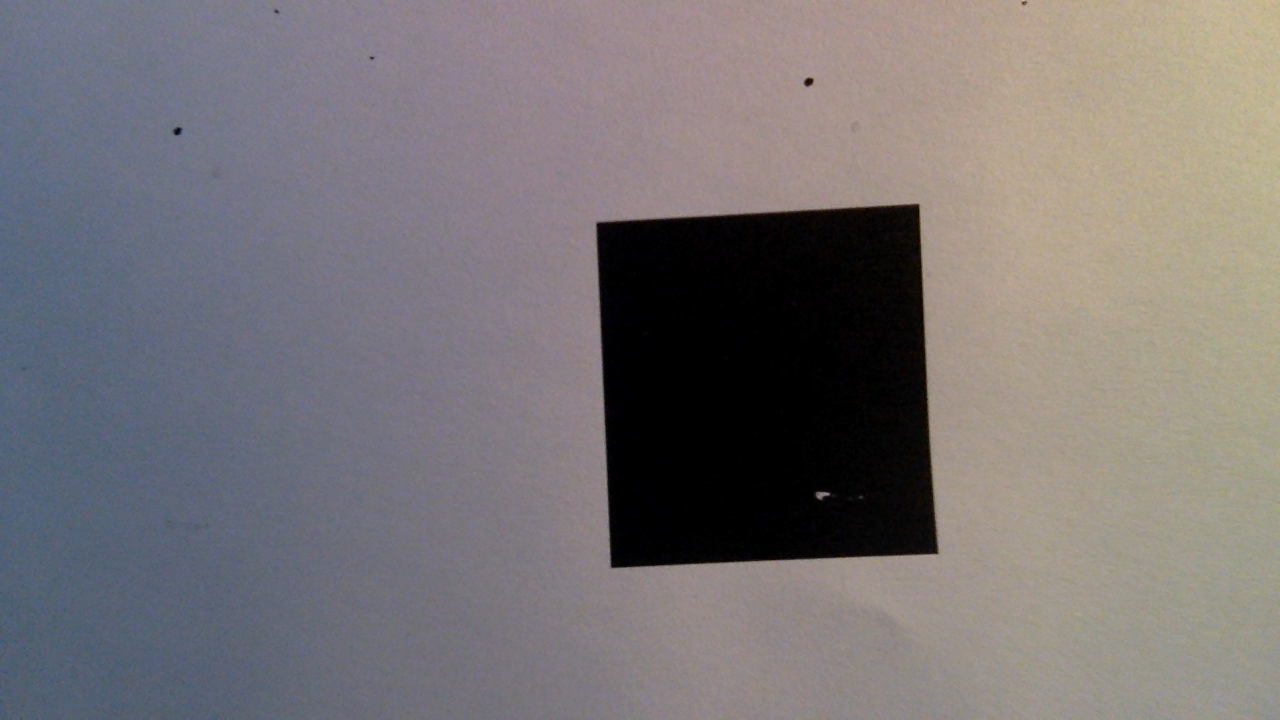
#> input picture src/python/TP1/machine_learning/dataset/images/rectangle/59885270836995.png, 1280 x 720 px; its folder holds only this picture in this run
$ python dataset.py
#> lines starting #> are read from the running program, lines starting #| are printed output that depends on the picture; after the words box and inside, x2 and y2 are one past the last pixel; in counts of white or black regions, pixels touching at a corner belong together
import glob
import math

import cv2
import csv

import random

import numpy
import numpy as np

labels = {
    "rectangle": 1,
    "star": 2,
    "triangle": 3,
}


# Genera los momentos de Hu dado un filename, en este caso particular nuestro filename es igual a nuestro label.
def generate_hu_moments_for_shape(filename, writer):
    pathname = '../dataset/images/{}/*.png'.format(filename)
    for file in glob.glob(pathname):
        moments = hu_moments_from_image(file)
        flat = moments.ravel()
        row = np.append(flat, filename)
        write_hu_moments_row(row, writer)


# Calcula los momentos de Hu en base a una imagen pasada como parametro
def hu_moments_from_image(file):
    image = cv2.imread(file)
#> image is the input picture: shape (720, 1280, 3); mean B, G, R 117.9, 116.3, 121.1
    gray = cv2.cvtColor(image, cv2.COLOR_BGR2GRAY)
    _, thresh = cv2.threshold(gray, 90, 255, cv2.THRESH_BINARY_INV)
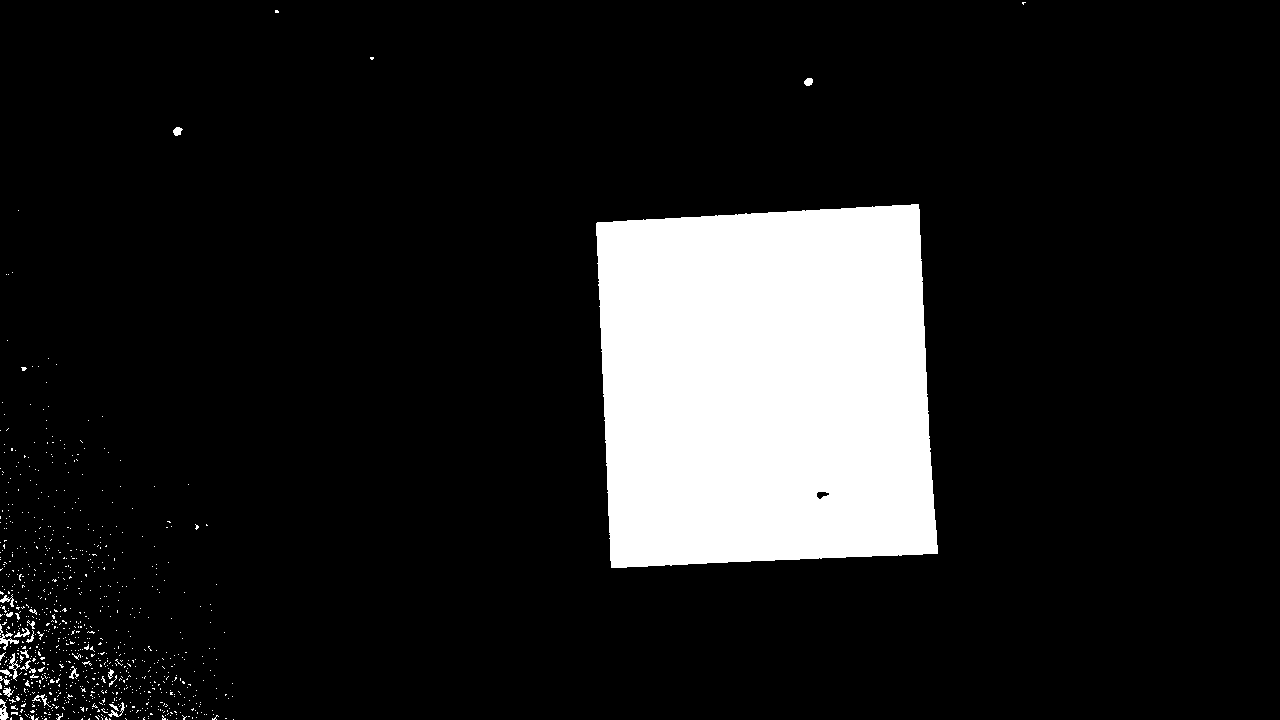
#> thresh: shape (720, 1280); 12.6% white; 863 white regions (838 under 20 px), largest, box (x1, y1, x2, y2) and area: (596, 204, 938, 568) 112833, (0, 631, 19, 650) 119, (0, 699, 9, 720) 106

    kernel = cv2.getStructuringElement(cv2.MORPH_ELLIPSE, (10, 10))
    opening = cv2.morphologyEx(thresh, cv2.MORPH_OPEN, kernel)
#> opening: shape (720, 1280); 12.2% white; 1 white region, box (x1, y1, x2, y2) and area: (597, 205, 939, 569) 112821
    closing = cv2.morphologyEx(opening, cv2.MORPH_CLOSE, kernel)
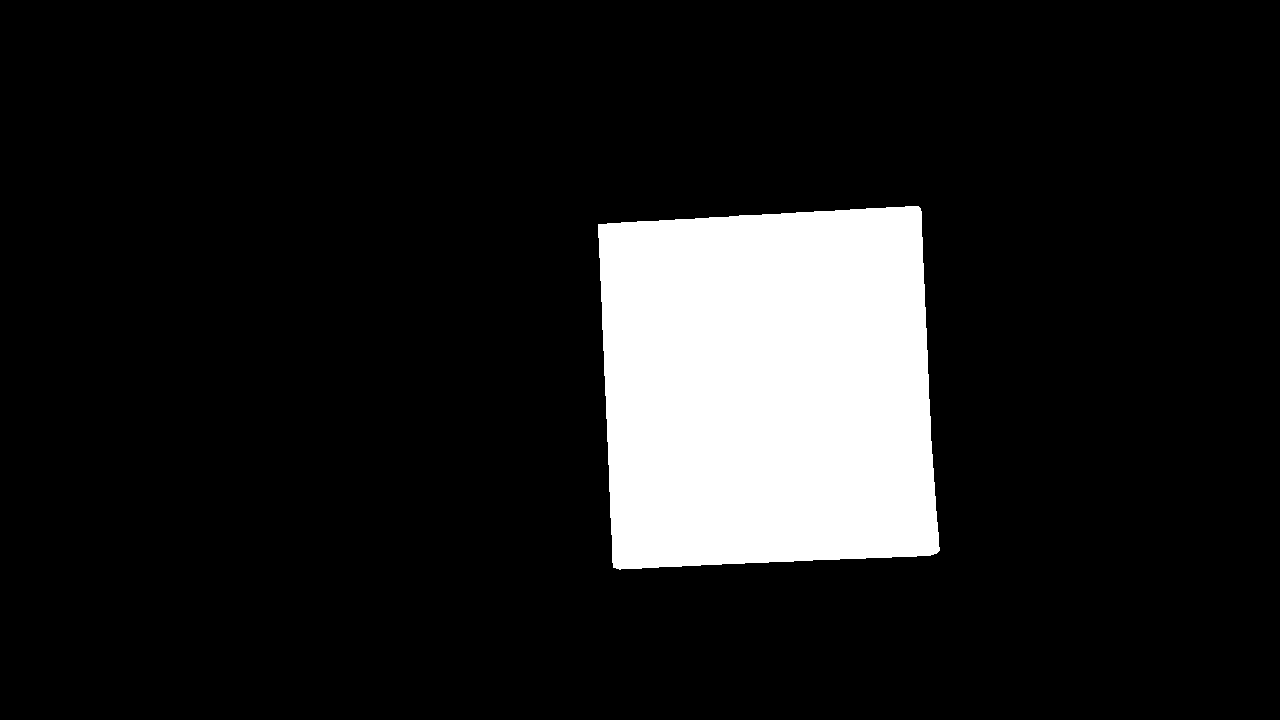
#> closing: shape (720, 1280); 12.2% white; 1 white region


    # encuetra los contornos, chain aprox simple une algunos puntos para que no sea discontinuo.
    contours, _ = cv2.findContours(closing, cv2.RETR_LIST, cv2.CHAIN_APPROX_SIMPLE)
#> contours = 1 contour; box (x1, y1, x2, y2) and area: (598, 206, 940, 570) 112196
    # Agarra el contorno de area maxima
    shape_contour = max(contours, key=cv2.contourArea)
#> shape_contour = contour of 146 points, box (x1, y1, x2, y2) (598, 206, 940, 570), area 112196

    cv2.imwrite('../dataset/training/{}.jpg'.format(random.randint(0, 1000)), closing)

    moments = cv2.moments(shape_contour)  # momentos de inercia
#> moments = moments, m00 112196.5, centre m10/m00, m01/m00 = (767.2, 388.3)
    huMoments = cv2.HuMoments(moments)  # momentos de Hu
#> huMoments = [0.167, 0.000143, 8.96e-07, 2.48e-08, 6.56e-16, -2.13e-10, 3.64e-15]

    # hacemos esto para que los valores no sean taaan chiquitos (log)
    for i in range(0, 7):
        huMoments[i] = -1 * math.copysign(1.0, huMoments[i]) * math.log10(
            abs(huMoments[i]))  # Mapeo para agrandar la escala.
#> after the loop, huMoments = [0.777, 3.84, 6.05, 7.61, 15.18, -9.67, 14.44]
    return huMoments

def write_hu_moments_row(row, writer):
    writer.writerow(row)


def generate_hu_moments():
    with open('../dataset/moments.csv', mode='w', newline='') as moments_file:
        writer = csv.writer(moments_file)

        generate_hu_moments_for_shape('rectangle', writer)
        generate_hu_moments_for_shape('star', writer)
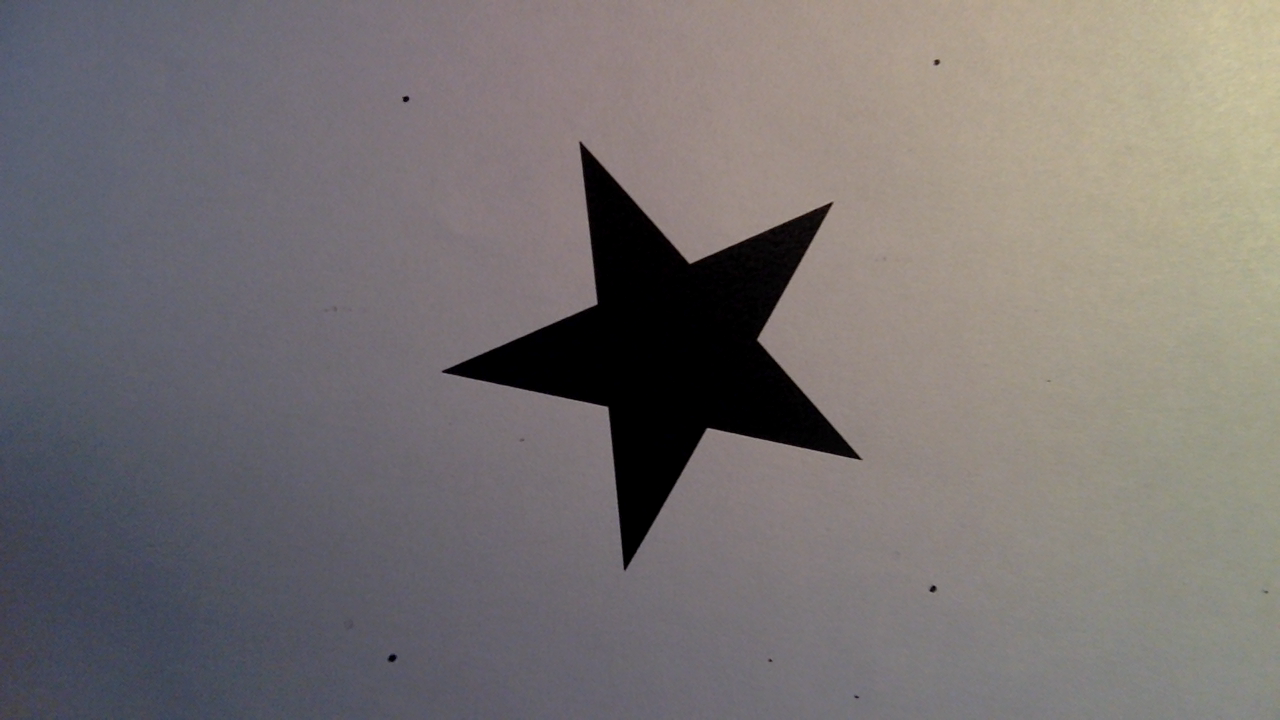
#> input picture src/python/TP1/machine_learning/dataset/images/star/59602653255951.png, 1280 x 720 px
#> in hu_moments_from_image, image is the input picture: shape (720, 1280, 3); mean B, G, R 113.8, 114.2, 119.4
#> in hu_moments_from_image (call 2), `_, thresh = cv2.threshold(gray, 90, 255, cv2.THRESH_BINARY_INV)`: thresh: shape (720, 1280); 17.9% white; 560 white regions (537 under 20 px), largest, box (x1, y1, x2, y2) and area: (0, 323, 470, 720) 104146, (442, 141, 863, 571) 57790, (0, 0, 33, 70) 847
#> in hu_moments_from_image (call 2), `opening = cv2.morphologyEx(thresh, cv2.MORPH_OPEN, kernel)`: opening: shape (720, 1280); 16.3% white; 8 white regions, largest, box (x1, y1, x2, y2) and area: (0, 343, 409, 720) 91876, (451, 151, 855, 561) 57510, (0, 20, 9, 42) 176
#> in hu_moments_from_image (call 2), `closing = cv2.morphologyEx(opening, cv2.MORPH_CLOSE, kernel)`:
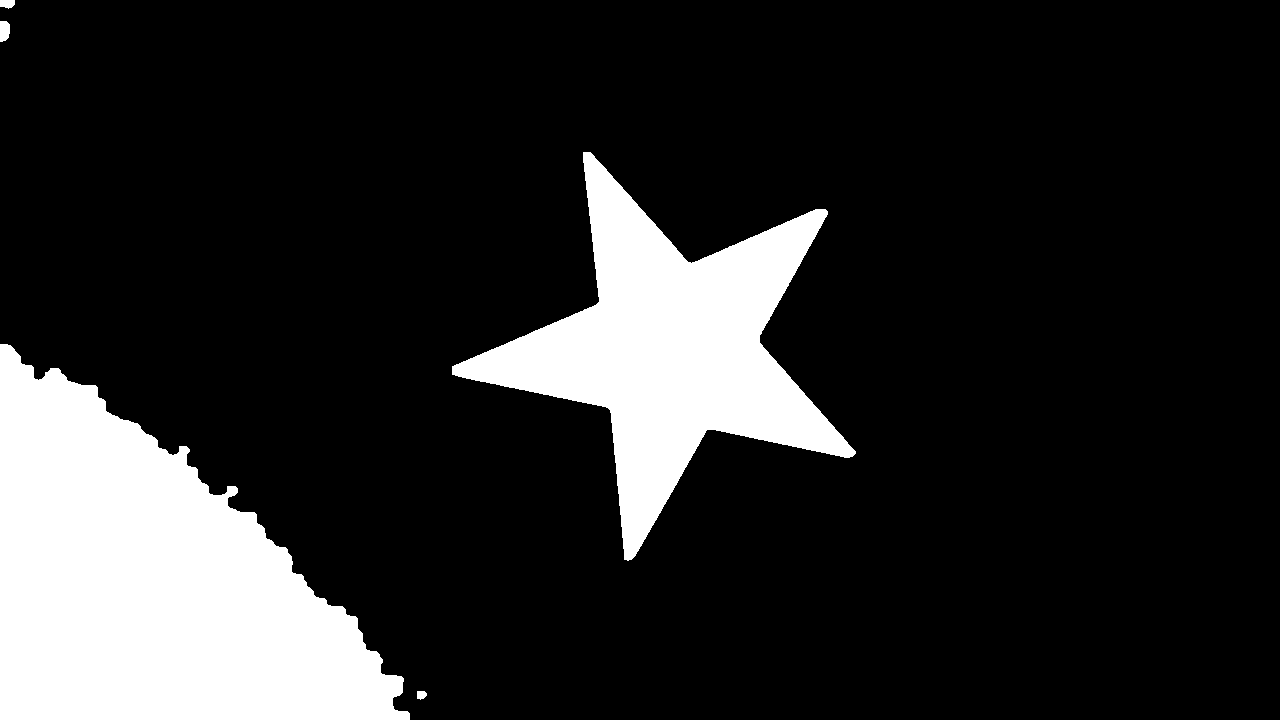
#> closing: shape (720, 1280); 16.4% white; 5 white regions
#> in hu_moments_from_image (call 2), `contours, _ = cv2.findContours(closing, cv2.RETR_LIST, cv2.CHAIN_APPRO..`: contours = 5 contours; box (x1, y1, x2, y2) and area: (0, 344, 410, 720) 92242, (452, 152, 856, 561) 56783, (0, 21, 10, 42) 158, (0, 0, 15, 9) 90, (417, 691, 427, 700) 58
#> in hu_moments_from_image (call 2), `shape_contour = max(contours, key=cv2.contourArea)`: shape_contour = contour of 232 points, box (x1, y1, x2, y2) (0, 344, 410, 720), area 92242
#> in hu_moments_from_image (call 2), `moments = cv2.moments(shape_contour)`: moments = moments, m00 92242.5, centre m10/m00, m01/m00 = (151.2, 582.7)
#> in hu_moments_from_image (call 2), `huMoments = cv2.HuMoments(moments)`: huMoments = [0.203, 0.00823, 0.00294, 8.87e-05, -1.57e-08, -4.15e-06, 4.25e-08]
#> after the loop in hu_moments_from_image (call 2), `for i in range(0, 7):`: huMoments = [0.693, 2.08, 2.53, 4.05, -7.81, -5.38, 7.37]
        generate_hu_moments_for_shape('triangle', writer)


# Convierto un label de interes en un valor entero para el entrenamiento.
def label_to_int(label):
    global labels
    return int(labels.get(label))


# Convierto de un valor entero al label que me interesa, devuelvo None si no existe.
def int_to_label(search):
    global labels
    for key, value in labels.items():
        if value == search:
            return key

    return None


if __name__ == '__main__':
    generate_hu_moments()
